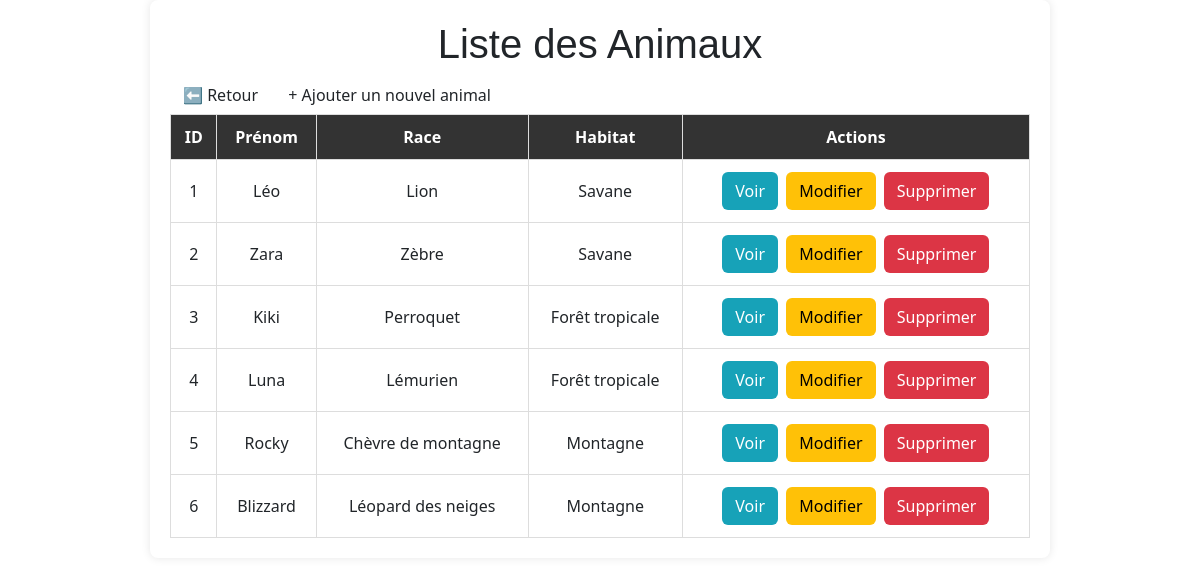
The page /manage_animaux/x-index-3.php on the database its author committed.
### tables this page shows
CREATE TABLE `animaux` (
  `id` int(11) NOT NULL,
  `prenom` varchar(50) NOT NULL,
  `race` varchar(50) NOT NULL,
  `images` longtext NOT NULL CHECK (json_valid(`images`)),
  `habitat_id` int(11) NOT NULL
);

CREATE TABLE `habitats` (
  `id` int(11) NOT NULL,
  `nom` varchar(100) NOT NULL,
  `images` longtext NOT NULL CHECK (json_valid(`images`)),
  `description` text NOT NULL
);

### manage_animaux/x-index-3.php (the view, shortened to what this page needs)
<?php
require_once '../config/config_unv.php';
$sql = "SELECT a.id, a.prenom, a.race, a.images, h.nom AS habitat_nom
        FROM animaux a
        JOIN habitats h ON a.habitat_id = h.id";
$stmt = $pdo->query($sql);
$animaux = $stmt->fetchAll(PDO::FETCH_ASSOC);
?>
<!DOCTYPE html>
<html lang="fr">
<head>
  <link rel="stylesheet" href="../assets/css/styles.css">
  <link rel="stylesheet" href="../fonts/fonts-style-1.css" type="text/css">
  <link rel="stylesheet" href="https://cdn.jsdelivr.net/npm/bootstrap@5.3.0/dist/css/bootstrap.min.css">
</head>
<body>
  <div class="container">
    <h1 class="title">Liste des Animaux</h1>
    <div class="button-group">
      <a href="../pages/admin_dashboard.php" class="btn back-btn">⬅ Retour</a>
      <a href="ajouter.php" class="btn add-btn">+ Ajouter un nouvel animal</a>
    </div>
    <div class="table-container">
      <table class="animal-table">
        <thead>
          <tr>
            <th>ID</th>
            <th>Prénom</th>
            <th>Race</th>
            <th>Habitat</th>
            <th>Actions</th>
          </tr>
        </thead>
        <tbody>
          <?php foreach ($animaux as $animal): ?>
            <tr>
              <td data-label="ID"><?= htmlspecialchars($animal['id']) ?></td>
              <td data-label="Prénom"><?= htmlspecialchars($animal['prenom']) ?></td>
              <td data-label="Race"><?= htmlspecialchars($animal['race']) ?></td>
              <td data-label="Habitat"><?= htmlspecialchars($animal['habitat_nom']) ?></td>
              <td data-label="Actions" class="action">
                <a href="details.php?id=<?= $animal['id'] ?>" class="btn info-btn">Voir</a>
                <a href="modifier.php?id=<?= $animal['id'] ?>" class="btn edit-btn">Modifier</a>
                <a href="supprimer.php?id=<?= $animal['id'] ?>" class="btn delete-btn" onclick="return confirm('Êtes-vous sûr de vouloir supprimer cet animal ?');">Supprimer</a>
              </td>
            </tr>
          <?php endforeach; ?>
        </tbody>
      </table>
    </div>
</body>
</html>

### assets/css/styles.css (style rules this page uses)
body { font-family: Arial, sans-serif; margin: 20px; line-height: 1.6; }
body { font-family: Arial, sans-serif; margin: 0; padding: 0; background-color: #f9f9f9; }
h1, h2 { text-align: center; }

### manage_animaux/x-index-3.php (style rules this page uses)
.container { max-width: 900px; margin: 0 auto; background: white; padding: 20px; border-radius: 8px; box-shadow: 0px 0px 10px rgba(0, 0, 0, 0.1); }
.table-container { width: 100%; overflow-x: auto; }
.animal-table { width: 100%; border-collapse: collapse; background: white; }
.animal-table thead { background-color: #333; color: white; }
.animal-table th, .animal-table td { border: 1px solid #ddd; padding: 10px; text-align: center; }
.action .btn { margin: 2px; }
.info-btn { background: #17a2b8; color: white; }
.edit-btn { background: #ffc107; color: black; }
.delete-btn { background: #dc3545; color: white; }

### rows shown on the page
animaux: id "1", prenom "Léo", race "Lion", habitat.nom "Savane"
animaux: id "2", prenom "Zara", race "Zèbre", habitat.nom "Savane"
animaux: id "3", prenom "Kiki", race "Perroquet", habitat.nom "Forêt tropicale"
animaux: id "4", prenom "Luna", race "Lémurien", habitat.nom "Forêt tropicale"
animaux: id "5", prenom "Rocky", race "Chèvre de montagne", habitat.nom "Montagne"
animaux: id "6", prenom "Blizzard", race "Léopard des neiges", habitat.nom "Montagne"
